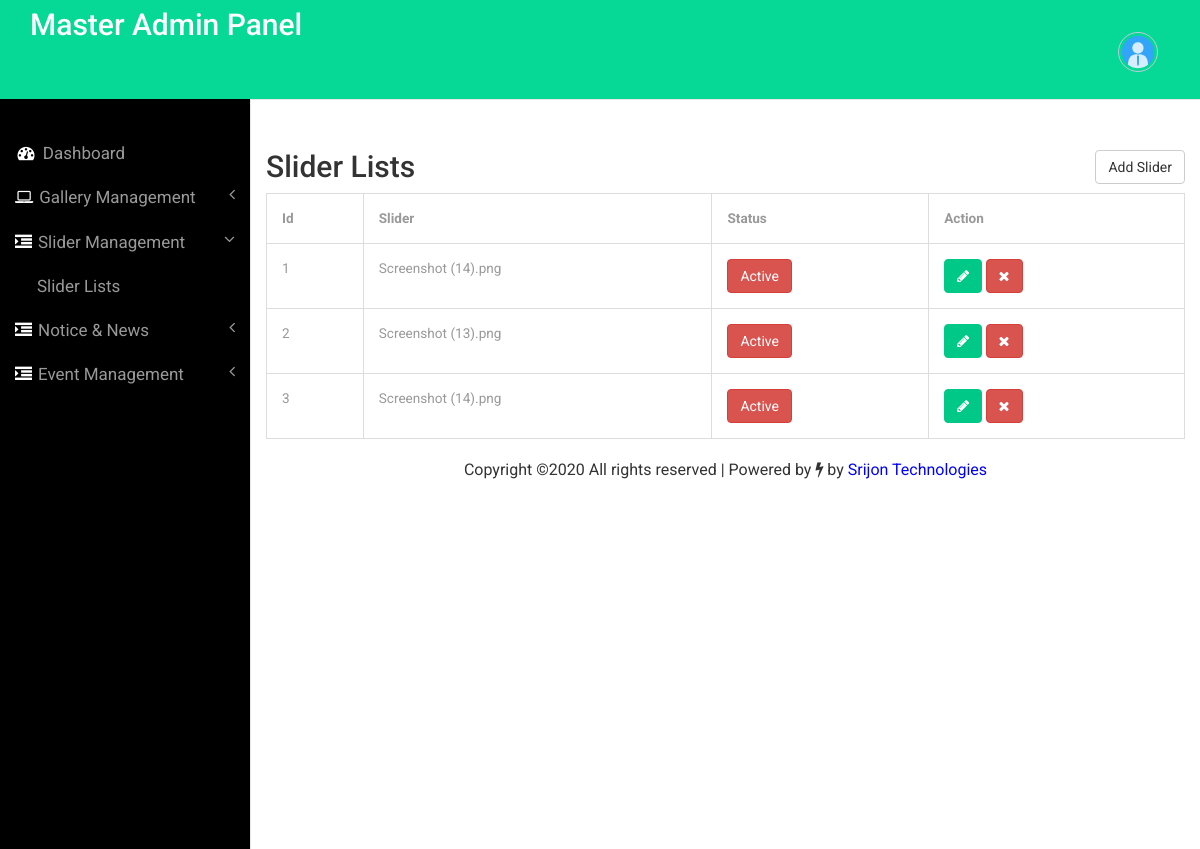
/admin/sliderlist.php (signed in), run on the app's committed database.
### tables this page shows
CREATE TABLE `tbl_slider` (
  `Id` int(10) NOT NULL,
  `simage` varchar(255) NOT NULL
);

### admin/sliderlist.php (the view, shortened to what this page needs)
<?php
include('includes/config.php');
if(strlen($_SESSION['alogin'])==0)
	{
header('location:dashoard.php');
}
else{
	?>
<!DOCTYPE HTML>
<html>
<head>
  <link href="css/bootstrap.min.css" rel='stylesheet' type='text/css' />
  <link href="css/style.css" rel='stylesheet' type='text/css' />
  <link href="css/font-awesome.css" rel="stylesheet">
</head>
<body>
  <div id="wrapper">
    <nav class="top1 navbar navbar-default navbar-static-top" role="navigation" style="margin-bottom: 0">
      <div class="navbar-header">
        <div class="container">
          <div class="logobox">
          <a class="navbar-brand" href="dashboard.php">Master Admin Panel</a>
          </div>
        </div>
      </div>
      <?php include('includes/sidebar.php'); ?>
    </nav>
    <div id="page-wrapper">
      <div class="container">
        <div class="margin">
          <div class="row">
            <div class="col-md-6">
              <h2>Slider Lists</h2>
            </div>
            <div class="col-md-6"><a href="addslider.php"><button type="submit" class="btn btn-default">Add Slider</button></a></div>
          </div>
        </div>
        <table class="table table-bordered">
          <thead>
            <tr>
              <th>Id</th>
              <th>Slider</th>
              <th>Status</th>
              <th>Action</th>
            </tr>
          </thead>
          <tbody>
            <?php $sql = "SELECT * from tbl_slider";
$query = $dbh -> prepare($sql);
$query->execute();
$results=$query->fetchAll(PDO::FETCH_OBJ);
$cnt=1;
if($query->rowCount() > 0)
{
foreach($results as $result)
{				?>
            <tr>
            <td><?php echo htmlentities($cnt);?></td>
            <td><?php echo htmlentities($result->simage);?></td>
              <td><button type="submit" class="btn btn-danger">Active</button></td>
              <td><a href="updateslider.php?sid=<?php echo htmlentities($result->Id); ?>" class="btn btn-primary" title="" data-toggle="tooltip"
                  data-original-title="Edit"><i class="fa fa-pencil"></i></a>&nbsp;<a
                  href="sliderlist.php?sid=<?php echo htmlentities($result->Id); ?>" id="4"
                  class="btn btn-danger delete-btn" title="Delete"  onclick="return confirm('Do you really want to delete')" data-toggle="tooltip"><i
                    class="fa fa-times"></i></a>&nbsp;</td>
            </tr>
            <?php $cnt=$cnt+1;} }?>
          </tbody>
        </table>
      </div>
      <?php include('includes/copyright.php') ?>
    </div>
  </div>
  <link href="css/custom.css" rel="stylesheet">
</body>
</html>
<?php } ?>

### admin/css/style.css (style rules this page uses)
.container { width: auto; }
.margin { margin-top: 50px; }
.col-md-6 .btn-default { float: right; }
.navbar { min-height: 100px; }
h4, h5, h6, h1, h2, h3 { margin-top: 0; }
html, body { font-family: 'Roboto', sans-serif; font-size: 100%; background:#000; overflow-x: hidden; }
a { text-decoration: none; color: white; }
body a { transition:0.5s all; -webkit-transition:0.5s all; -moz-transition:0.5s all; -o-transition:0.5s all; -ms-transition:0.5s all; }
nav.top1.navbar.navbar-default.navbar-static-top { background-color:rgb(6, 217, 149); font-family: 'Roboto', sans-serif; }
.navbar-default .navbar-brand { color: #fff !important; font-size: 30px; font-weight: 500; }
.table > thead > tr > th, .table > tbody > tr > th, .table > tfoot > tr > th, .table > thead > tr > td, .table > tbody > tr > td, .table > tfoot > tr > td { border-top: none !important; }
.btn-primary { background-color: rgb(0, 200, 135) !important; border-color: rgb(0, 200, 135) !important; color: #fff; }
.table > thead > tr > th, .table > tbody > tr > th, .table > tfoot > tr > th, .table > thead > tr > td, .table > tbody > tr > td, .table > tfoot > tr > td { font-size: 0.85em; color: #999; }
.table td, .table>tbody>tr>td, .table>tbody>tr>th, .table>tfoot>tr>td, .table>tfoot>tr>th, .table>thead>tr>td, .table>thead>tr>th { padding:15px !important; }
.table > thead > tr > th { border-bottom: 1px solid #ddd !important; }

### admin/css/custom.css (style rules this page uses)
#wrapper { width: 100%; }
#page-wrapper { min-height: 568px; background-color: #fff; }
@media (min-width:768px) { #page-wrapper { position: inherit; margin: 0 0 0 250px; border-left: 1px solid #e7e7e7; } }

### data on the page
tbl_slider: simage "Screenshot (14).png"
tbl_slider: simage "Screenshot (13).png"
tbl_slider: simage "Screenshot (14).png"
